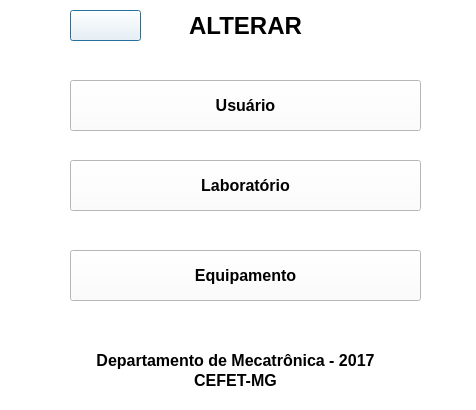
<?xml version="1.0" encoding="UTF-8"?>
<ui version="4.0">
 <class>MenuAlterar</class>
 <widget class="QDialog" name="MenuAlterar">
  <property name="geometry">
   <rect>
    <x>0</x>
    <y>0</y>
    <width>476</width>
    <height>410</height>
   </rect>
  </property>
  <property name="windowTitle">
   <string>Dialog</string>
  </property>
  <property name="styleSheet">
   <string notr="true">background-color: rgb(255, 255, 255);</string>
  </property>
  <widget class="QLabel" name="label_2">
   <property name="geometry">
    <rect>
     <x>0</x>
     <y>350</y>
     <width>471</width>
     <height>20</height>
    </rect>
   </property>
   <property name="font">
    <font>
     <pointsize>12</pointsize>
     <weight>75</weight>
     <bold>true</bold>
    </font>
   </property>
   <property name="text">
    <string>Departamento de Mecatrônica - 2017</string>
   </property>
   <property name="alignment">
    <set>Qt::AlignCenter</set>
   </property>
  </widget>
  <widget class="QLabel" name="label">
   <property name="geometry">
    <rect>
     <x>0</x>
     <y>10</y>
     <width>491</width>
     <height>31</height>
    </rect>
   </property>
   <property name="font">
    <font>
     <pointsize>18</pointsize>
     <weight>75</weight>
     <bold>true</bold>
    </font>
   </property>
   <property name="text">
    <string>ALTERAR</string>
   </property>
   <property name="alignment">
    <set>Qt::AlignCenter</set>
   </property>
  </widget>
  <widget class="QLabel" name="label_3">
   <property name="geometry">
    <rect>
     <x>0</x>
     <y>370</y>
     <width>471</width>
     <height>20</height>
    </rect>
   </property>
   <property name="font">
    <font>
     <pointsize>12</pointsize>
     <weight>75</weight>
     <bold>true</bold>
    </font>
   </property>
   <property name="text">
    <string>CEFET-MG</string>
   </property>
   <property name="alignment">
    <set>Qt::AlignCenter</set>
   </property>
  </widget>
  <widget class="QPushButton" name="pushButton_4">
   <property name="geometry">
    <rect>
     <x>70</x>
     <y>10</y>
     <width>71</width>
     <height>31</height>
    </rect>
   </property>
   <property name="minimumSize">
    <size>
     <width>61</width>
     <height>31</height>
    </size>
   </property>
   <property name="maximumSize">
    <size>
     <width>100</width>
     <height>100</height>
    </size>
   </property>
   <property name="styleSheet">
    <string notr="true">background-image: url(:/img/img/voltar.png);</string>
   </property>
   <property name="text">
    <string/>
   </property>
  </widget>
  <widget class="QPushButton" name="pushButton">
   <property name="geometry">
    <rect>
     <x>70</x>
     <y>80</y>
     <width>351</width>
     <height>51</height>
    </rect>
   </property>
   <property name="font">
    <font>
     <pointsize>12</pointsize>
     <weight>75</weight>
     <bold>true</bold>
    </font>
   </property>
   <property name="text">
    <string>Usuário</string>
   </property>
  </widget>
  <widget class="QPushButton" name="pushButton_2">
   <property name="geometry">
    <rect>
     <x>70</x>
     <y>160</y>
     <width>351</width>
     <height>51</height>
    </rect>
   </property>
   <property name="font">
    <font>
     <pointsize>12</pointsize>
     <weight>75</weight>
     <bold>true</bold>
    </font>
   </property>
   <property name="text">
    <string>Laboratório</string>
   </property>
  </widget>
  <widget class="QPushButton" name="pushButton_3">
   <property name="geometry">
    <rect>
     <x>70</x>
     <y>250</y>
     <width>351</width>
     <height>51</height>
    </rect>
   </property>
   <property name="font">
    <font>
     <pointsize>12</pointsize>
     <weight>75</weight>
     <bold>true</bold>
    </font>
   </property>
   <property name="text">
    <string>Equipamento</string>
   </property>
   <property name="autoDefault">
    <bool>true</bool>
   </property>
   <property name="default">
    <bool>false</bool>
   </property>
   <property name="flat">
    <bool>false</bool>
   </property>
  </widget>
 </widget>
 <resources/>
 <connections>
  <connection>
   <sender>pushButton_4</sender>
   <signal>clicked()</signal>
   <receiver>MenuAlterar</receiver>
   <slot>close()</slot>
   <hints>
    <hint type="sourcelabel">
     <x>97</x>
     <y>19</y>
    </hint>
    <hint type="destinationlabel">
     <x>45</x>
     <y>57</y>
    </hint>
   </hints>
  </connection>
  <connection>
   <sender>pushButton</sender>
   <signal>clicked()</signal>
   <receiver>MenuAlterar</receiver>
   <slot>close()</slot>
   <hints>
    <hint type="sourcelabel">
     <x>347</x>
     <y>98</y>
    </hint>
    <hint type="destinationlabel">
     <x>449</x>
     <y>66</y>
    </hint>
   </hints>
  </connection>
  <connection>
   <sender>pushButton_2</sender>
   <signal>clicked()</signal>
   <receiver>MenuAlterar</receiver>
   <slot>close()</slot>
   <hints>
    <hint type="sourcelabel">
     <x>385</x>
     <y>195</y>
    </hint>
    <hint type="destinationlabel">
     <x>461</x>
     <y>188</y>
    </hint>
   </hints>
  </connection>
  <connection>
   <sender>pushButton_3</sender>
   <signal>clicked()</signal>
   <receiver>MenuAlterar</receiver>
   <slot>close()</slot>
   <hints>
    <hint type="sourcelabel">
     <x>372</x>
     <y>295</y>
    </hint>
    <hint type="destinationlabel">
     <x>423</x>
     <y>319</y>
    </hint>
   </hints>
  </connection>
 </connections>
</ui>
